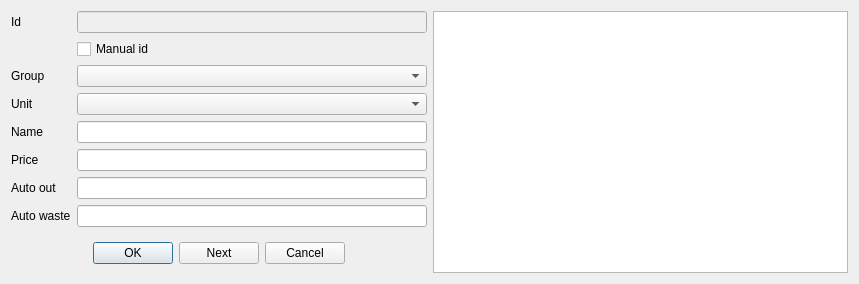
<?xml version="1.0" encoding="UTF-8"?>
<ui version="4.0">
 <class>DlgGoods</class>
 <widget class="QDialog" name="DlgGoods">
  <property name="geometry">
   <rect>
    <x>0</x>
    <y>0</y>
    <width>859</width>
    <height>266</height>
   </rect>
  </property>
  <property name="windowTitle">
   <string>Dialog</string>
  </property>
  <layout class="QGridLayout" name="gridLayout_2">
   <item row="0" column="0">
    <layout class="QGridLayout" name="gridLayout">
     <item row="3" column="1">
      <widget class="QPComboBox" name="cbUnit">
       <property name="fieldId" stdset="0">
        <string>UNIT_ID</string>
       </property>
       <property name="fieldName" stdset="0">
        <string>UNIT_NAME</string>
       </property>
       <property name="table" stdset="0">
        <string>FOOD_UNITS</string>
       </property>
      </widget>
     </item>
     <item row="5" column="1">
      <widget class="QPLineEdit" name="lePrice">
       <property name="field" stdset="0">
        <string>PRICE</string>
       </property>
      </widget>
     </item>
     <item row="0" column="0">
      <widget class="QLabel" name="label">
       <property name="text">
        <string>Id</string>
       </property>
      </widget>
     </item>
     <item row="4" column="1">
      <widget class="QPLineEdit" name="leName">
       <property name="field" stdset="0">
        <string>NAME</string>
       </property>
      </widget>
     </item>
     <item row="4" column="0">
      <widget class="QLabel" name="label_4">
       <property name="text">
        <string>Name</string>
       </property>
      </widget>
     </item>
     <item row="2" column="0">
      <widget class="QLabel" name="label_3">
       <property name="text">
        <string>Group</string>
       </property>
      </widget>
     </item>
     <item row="5" column="0">
      <widget class="QLabel" name="label_5">
       <property name="text">
        <string>Price</string>
       </property>
      </widget>
     </item>
     <item row="2" column="1">
      <widget class="QPComboBox" name="cbGroup">
       <property name="fieldId" stdset="0">
        <string>GROUP_ID</string>
       </property>
       <property name="fieldName" stdset="0">
        <string>GROUP_NAME</string>
       </property>
       <property name="table" stdset="0">
        <string>FOOD_GROUPS</string>
       </property>
      </widget>
     </item>
     <item row="8" column="0" colspan="2">
      <widget class="QWidget" name="widget" native="true">
       <layout class="QHBoxLayout" name="horizontalLayout">
        <item>
         <spacer name="horizontalSpacer">
          <property name="orientation">
           <enum>Qt::Horizontal</enum>
          </property>
          <property name="sizeHint" stdset="0">
           <size>
            <width>72</width>
            <height>20</height>
           </size>
          </property>
         </spacer>
        </item>
        <item>
         <widget class="QPushButton" name="pushButton">
          <property name="text">
           <string>OK</string>
          </property>
         </widget>
        </item>
        <item>
         <widget class="QPushButton" name="pushButton_2">
          <property name="text">
           <string>Next</string>
          </property>
         </widget>
        </item>
        <item>
         <widget class="QPushButton" name="pushButton_3">
          <property name="text">
           <string>Cancel</string>
          </property>
         </widget>
        </item>
        <item>
         <spacer name="horizontalSpacer_2">
          <property name="orientation">
           <enum>Qt::Horizontal</enum>
          </property>
          <property name="sizeHint" stdset="0">
           <size>
            <width>71</width>
            <height>20</height>
           </size>
          </property>
         </spacer>
        </item>
       </layout>
      </widget>
     </item>
     <item row="3" column="0">
      <widget class="QLabel" name="label_2">
       <property name="text">
        <string>Unit</string>
       </property>
      </widget>
     </item>
     <item row="6" column="0">
      <widget class="QLabel" name="label_6">
       <property name="text">
        <string>Auto out</string>
       </property>
      </widget>
     </item>
     <item row="1" column="1">
      <widget class="QCheckBox" name="chNewIdRezim">
       <property name="focusPolicy">
        <enum>Qt::ClickFocus</enum>
       </property>
       <property name="text">
        <string>Manual id</string>
       </property>
      </widget>
     </item>
     <item row="6" column="1">
      <widget class="QPLineEdit" name="leAutoout">
       <property name="field" stdset="0">
        <string notr="true">AUTO_OUT</string>
       </property>
      </widget>
     </item>
     <item row="0" column="1">
      <widget class="QPLineEdit" name="leId">
       <property name="enabled">
        <bool>false</bool>
       </property>
       <property name="focusPolicy">
        <enum>Qt::NoFocus</enum>
       </property>
       <property name="field" stdset="0">
        <string>ID</string>
       </property>
      </widget>
     </item>
     <item row="7" column="0">
      <widget class="QLabel" name="label_7">
       <property name="text">
        <string>Auto waste</string>
       </property>
      </widget>
     </item>
     <item row="7" column="1">
      <widget class="QPLineEdit" name="leAutoWaste">
       <property name="field" stdset="0">
        <string>AUTO_WASTE</string>
       </property>
      </widget>
     </item>
    </layout>
   </item>
   <item row="0" column="1">
    <widget class="QListWidget" name="lstSimGoods">
     <property name="focusPolicy">
      <enum>Qt::NoFocus</enum>
     </property>
    </widget>
   </item>
  </layout>
 </widget>
 <customwidgets>
  <customwidget>
   <class>QPComboBox</class>
   <extends>QComboBox</extends>
   <header>qpcombobox.h</header>
  </customwidget>
  <customwidget>
   <class>QPLineEdit</class>
   <extends>QLineEdit</extends>
   <header>qplineedit.h</header>
  </customwidget>
 </customwidgets>
 <tabstops>
  <tabstop>leId</tabstop>
  <tabstop>chNewIdRezim</tabstop>
  <tabstop>cbGroup</tabstop>
  <tabstop>cbUnit</tabstop>
  <tabstop>leName</tabstop>
  <tabstop>lePrice</tabstop>
  <tabstop>leAutoout</tabstop>
  <tabstop>leAutoWaste</tabstop>
  <tabstop>pushButton</tabstop>
  <tabstop>pushButton_2</tabstop>
  <tabstop>pushButton_3</tabstop>
  <tabstop>lstSimGoods</tabstop>
 </tabstops>
 <resources/>
 <connections/>
</ui>
